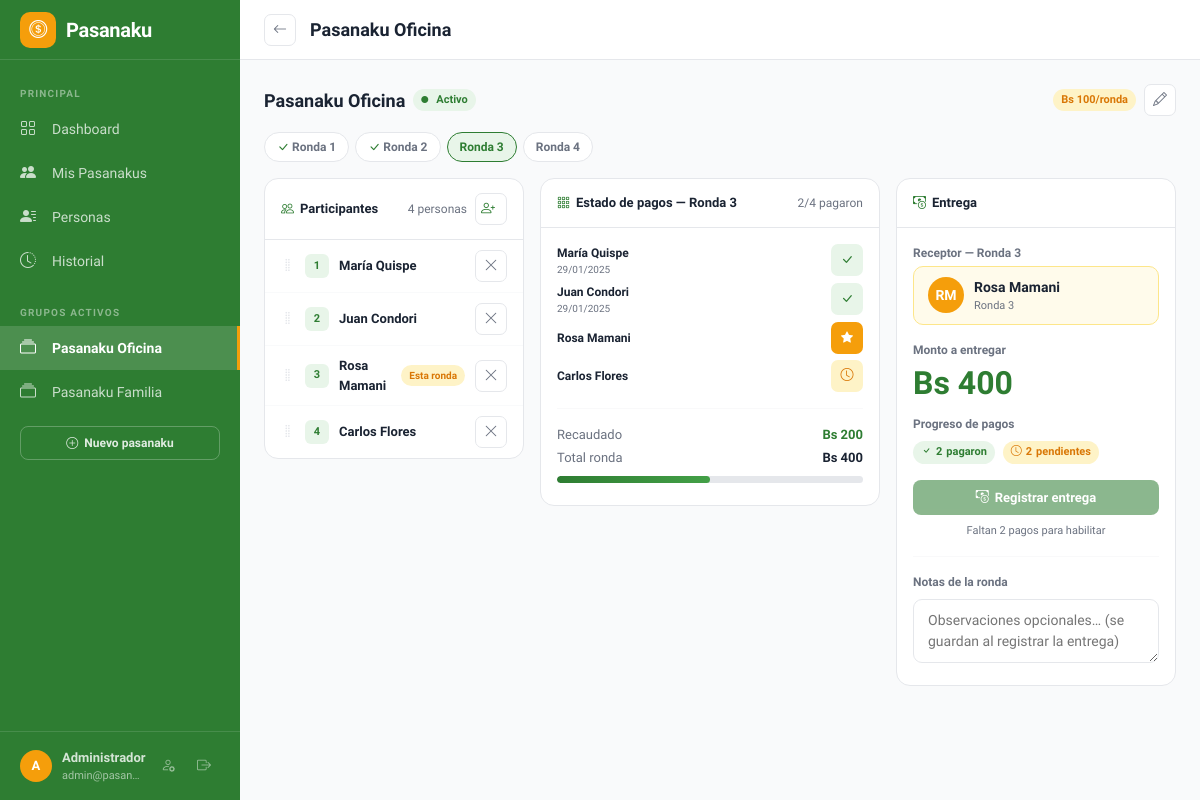
The app's page /?page=pasanaku&action=detail&id=1 (signed in) with its own data.
### tables this page shows
CREATE TABLE IF NOT EXISTS `pasanakus` (
  `id`                  INT PRIMARY KEY AUTO_INCREMENT,
  `nombre`              VARCHAR(255) NOT NULL,
  `monto_contribucion`  DECIMAL(10,2) NOT NULL,
  `periodo`             ENUM('semanal','quincenal','mensual') NOT NULL DEFAULT 'mensual',
  `fecha_inicio`        DATE NOT NULL,
  `estado`              ENUM('activo','finalizado') NOT NULL DEFAULT 'activo',
  `created_at`          TIMESTAMP DEFAULT CURRENT_TIMESTAMP
);

CREATE TABLE IF NOT EXISTS `pasanaku_participantes` (
  `id`          INT PRIMARY KEY AUTO_INCREMENT,
  `pasanaku_id` INT NOT NULL,
  `persona_id`  INT NOT NULL,
  `orden`       INT NOT NULL DEFAULT 1,
  `activo`      TINYINT(1) NOT NULL DEFAULT 1,
  `created_at`  TIMESTAMP DEFAULT CURRENT_TIMESTAMP,
  FOREIGN KEY (`pasanaku_id`) REFERENCES `pasanakus`(`id`) ON DELETE CASCADE,
  FOREIGN KEY (`persona_id`)  REFERENCES `personas`(`id`)  ON DELETE CASCADE
);

CREATE TABLE IF NOT EXISTS `personas` (
  `id`         INT PRIMARY KEY AUTO_INCREMENT,
  `nombre`     VARCHAR(255) NOT NULL,
  `telefono`   VARCHAR(50),
  `created_at` TIMESTAMP DEFAULT CURRENT_TIMESTAMP
);

### views/pasanaku/detail.php (the view, shortened to what the rows shown need)
<?php
$pageTitle = htmlspecialchars($pasanaku['nombre']);
$activeParticipantes = array_filter($participantes, fn($p) => $p['activo']);
$totalActivos = count($activeParticipantes);
$receptorActual = null;
foreach ($activeParticipantes as $p) {
  if ((int)$p['orden'] === $ronda) { $receptorActual = $p; break; }
}
$totalRonda = $pasanaku['monto_contribucion'] * $totalActivos;
$yaEntregado = $entregaRonda !== false;
require __DIR__ . '/../layout/header.php';
?>
<div class="d-flex align-items-center gap-2 mb-3 flex-wrap">
  <div style="font-size:18px;font-weight:800"><?= htmlspecialchars($pasanaku['nombre']) ?></div>
  <span class="badge-green">
    <i class="bi bi-circle-fill" style="font-size:7px;margin-right:4px"></i>Activo
  </span>
  <span class="badge-amber ms-auto"><?= formatBs($pasanaku['monto_contribucion']) ?>/ronda</span>
  <a href="?page=pasanaku&action=edit&id=<?= $pasanaku['id'] ?>" class="btn-icon" title="Editar">
    <i class="bi bi-pencil"></i>
  </a>
</div>
<div class="round-tabs">
<?php for ($r = 1; $r <= $totalRondas; $r++): ?>
  <?php $entregadaEsta = in_array($r, $entregadasRondas); ?>
  <a href="?page=pasanaku&action=detail&id=<?= $pasanaku['id'] ?>&ronda=<?= $r ?>"
    class="round-tab <?= $ronda === $r ? 'active' : '' ?> <?= $entregadaEsta ? 'entregada' : '' ?>">
    <?php if ($entregadaEsta): ?>
      <i class="bi bi-check-lg" style="color:var(--pk-green)"></i>
    <?php endif; ?>
    Ronda <?= $r ?>
  </a>
<?php endfor; ?>
</div>
<div class="detail-grid">
  <div class="detail-panel">
    <div class="panel-header">
      <span><i class="bi bi-people"></i>Participantes</span>
      <div class="d-flex align-items-center gap-2">
        <span style="font-size:12px;color:var(--pk-muted);font-weight:500"><?= $totalActivos ?> personas</span>
        <button class="btn-icon" onclick="openAddParticipante()" title="Agregar participante">
          <i class="bi bi-person-plus"></i>
        </button>
      </div>
    </div>
    <div id="sortable-participants" data-pasanaku-id="<?= $pasanaku['id'] ?>">
    <?php foreach ($participantes as $idx => $p):
      $esReceptorRonda = ((int)$p['orden'] === $ronda);
    ?>
      <div class="participant-item <?= !$p['activo'] ? 'participant-inactive' : '' ?>"
        data-part-id="<?= $p['id'] ?>">
        <i class="bi bi-grip-vertical drag-handle <?= !$p['activo'] ? 'd-none' : '' ?>"></i>
        <div class="p-num"><?= $p['orden'] ?></div>
        <div style="flex:1;min-width:0">
          <div class="p-name"><?= htmlspecialchars($p['nombre']) ?></div>
        </div>
        <?php if ($esReceptorRonda && $p['activo']): ?>
          <span class="badge-amber" style="font-size:10px">Esta ronda</span>
        <?php endif; ?>
        <?php if ($p['activo']): ?>
        <form method="POST" action="?page=pasanaku&action=removeParticipante"
          onsubmit="return confirm('¿Desactivar a <?= htmlspecialchars(addslashes($p['nombre'])) ?>? Su turno quedará saltado.')">
          <button class="btn-icon danger" type="submit" title="Desactivar turno">
            <i class="bi bi-x-lg"></i>
          </button>
        </form>
        <?php endif; ?>
      </div>
    <?php endforeach; ?>
    </div>
  </div>
  <div class="detail-panel">
    <div class="panel-header">
      <span><i class="bi bi-grid-3x3-gap"></i>Estado de pagos — Ronda <?= $ronda ?></span>
      <span style="font-size:12px;font-weight:500;color:var(--pk-muted)">
        <span id="pagados-count"><?= $pagadosCount ?></span>/<span id="total-count"><?= $totalActivos ?></span> pagaron
      </span>
    </div>
    <div class="payment-grid-wrap">
    <?php foreach ($activeParticipantes as $p):
      $esReceptor = ((int)$p['orden'] === $ronda);
      $pagoInfo   = $pagadosMap[$p['id']] ?? null;
      $pagado     = !empty($pagoInfo);
      $fechaPago  = $pagoInfo['fecha'] ?? null;
    ?>
      <div class="payment-row">
        <div style="flex:1;min-width:0">
          <div class="payment-row-name" title="<?= htmlspecialchars($p['nombre']) ?>">
            <?= htmlspecialchars($p['nombre']) ?>
          </div>
          <div class="payment-date" id="fecha-<?= $p['id'] ?>" style="font-size:10px;color:var(--pk-muted);<?= $pagado ? '' : 'display:none' ?>">
            <?= $fechaPago ? date('d/m/Y', strtotime($fechaPago)) : '' ?>
          </div>
        </div>
        <button class="pay-cell <?= $esReceptor ? ($pagado ? 'pay-paid' : 'pay-recipient') : ($pagado ? 'pay-paid' : 'pay-pending') ?>"
          data-part-id="<?= $p['id'] ?>"
          data-ronda="<?= $ronda ?>"
          data-pasanaku-id="<?= $pasanaku['id'] ?>"
          data-recipient="<?= $esReceptor ? '1' : '0' ?>"
          title="<?= $esReceptor ? 'Receptor de esta ronda' : '' ?><?= $pagado ? ' — Pagó ✓ (clic para revertir)' : ' — Pendiente (clic para marcar pagado)' ?>">
          <?php if ($esReceptor && !$pagado): ?>
            <i class="bi bi-star-fill" style="font-size:12px"></i>
          <?php elseif ($pagado): ?>
            <i class="bi bi-check-lg"></i>
          <?php else: ?>
            <i class="bi bi-clock"></i>
          <?php endif; ?>
        </button>
      </div>
    <?php endforeach; ?>
    <hr class="divider">
    <div class="d-flex justify-content-between align-items-center" style="font-size:13px">
      <span style="color:var(--pk-muted)">Recaudado</span>
      <strong style="color:var(--pk-green)" id="recaudado-amount">
        <?= formatBs($pagadosCount * $pasanaku['monto_contribucion']) ?>
      </strong>
    </div>
    <div class="d-flex justify-content-between align-items-center mt-1" style="font-size:13px">
      <span style="color:var(--pk-muted)">Total ronda</span>
      <strong><?= formatBs($totalRonda) ?></strong>
    </div>
    <div class="progress-bar-wrap mt-2">
      <div class="progress-bar-fill" id="pagados-pct"
        style="width:<?= $totalActivos > 0 ? round(($pagadosCount/$totalActivos)*100) : 0 ?>%">
      </div>
    </div>
    </div>
  </div>
  <div class="detail-panel">
    <div class="panel-header">
      <span><i class="bi bi-cash-coin"></i>Entrega</span>
    </div>
    <div class="delivery-panel">
      <div class="form-label-sm">Receptor — Ronda <?= $ronda ?></div>
      <?php if ($receptorActual): ?>
      <div class="recipient-badge">
        <div class="recipient-avatar"><?= initials($receptorActual['nombre']) ?></div>
        <div>
          <div class="recipient-name"><?= htmlspecialchars($receptorActual['nombre']) ?></div>
          <div class="recipient-sub">Ronda <?= $ronda ?></div>
        </div>
      </div>
      <?php endif; ?>
      <div class="form-label-sm">Monto a entregar</div>
      <div class="amount-display"><?= formatBs($totalRonda) ?></div>
      <div class="form-label-sm mb-2">Progreso de pagos</div>
      <div class="d-flex gap-2 mb-3 flex-wrap">
        <span class="badge-green" id="entrega-badge-pagaron">
          <i class="bi bi-check"></i><span id="entrega-pagaron-count"><?= $pagadosCount ?></span> pagaron
        </span>
        <span class="badge-amber" id="entrega-badge-pendientes">
          <i class="bi bi-clock"></i><span id="entrega-pendientes-count"><?= $totalActivos - $pagadosCount ?></span> pendientes
        </span>
      </div>
      <?php if ($yaEntregado): ?>
      <div class="entrega-done-box">
        <i class="bi bi-check-circle-fill" style="color:var(--pk-green);font-size:18px"></i>
        <div>
          <div style="font-size:13px;font-weight:700;color:var(--pk-green)">Entrega registrada</div>
          <div style="font-size:11px;color:var(--pk-muted)">
            <?= $entregaRonda['fecha_entrega'] ?? '' ?>
          </div>
        </div>
      </div>
      <?php else: ?>
      <button class="btn-pk-primary w-100 justify-content-center" id="btn-registrar-entrega"
        onclick="confirmarEntrega()"
        <?= $pagadosCount < $totalActivos ? 'disabled' : '' ?>>
        <i class="bi bi-cash-coin"></i>
        Registrar entrega
      </button>
      <div id="entrega-hint" style="font-size:11px;color:var(--pk-muted);margin-top:8px;text-align:center;<?= $pagadosCount >= $totalActivos ? 'display:none' : '' ?>">
        Faltan <span id="entrega-hint-count"><?= $totalActivos - $pagadosCount ?></span> pagos para habilitar
      </div>
      <?php endif; ?>
      <hr class="divider">
      <div class="form-label-sm mb-2">Notas de la ronda</div>
      <?php if ($yaEntregado): ?>
      <textarea class="form-control-pk" id="entrega-notas" rows="2" readonly
        placeholder="Sin notas para esta ronda"><?= htmlspecialchars($entregaRonda['notas'] ?? '') ?></textarea>
      <?php else: ?>
      <textarea class="form-control-pk" id="entrega-notas" rows="2"
        placeholder="Observaciones opcionales… (se guardan al registrar la entrega)"></textarea>
      <?php endif; ?>
    </div>
  </div>
</div>
<?php require __DIR__ . '/../layout/footer.php'; ?>

### views/layout/header.php (shortened to what the rows shown need)
<!DOCTYPE html>
<html lang="es">
<head>
  <link href="https://cdn.jsdelivr.net/npm/bootstrap@5.3.3/dist/css/bootstrap.min.css" rel="stylesheet">
  <link href="https://cdn.jsdelivr.net/npm/bootstrap-icons@1.11.3/font/bootstrap-icons.min.css" rel="stylesheet">
  <link href="<?= BASE_URL ?>assets/css/app.css?v=<?= @filemtime(__DIR__ . '/../../assets/css/app.css') ?>" rel="stylesheet">
</head>
<body>
<?php
$currentPage   = $_GET['page']   ?? 'dashboard';
$currentAction = $_GET['action'] ?? 'index';
$currentPkId   = $_GET['id']     ?? null;
$adminNombre   = $_SESSION['admin_nombre'] ?? 'Admin';
$adminEmail    = $_SESSION['admin_email']  ?? '';
function initials(string $name): string {
  $parts = explode(' ', trim($name));
  $ini = '';
  foreach (array_slice($parts, 0, 2) as $p) { $ini .= mb_strtoupper(mb_substr($p, 0, 1)); }
  return $ini ?: '?';
}
function formatBs(float $n): string { return 'Bs ' . number_format($n, 0, ',', '.'); }
?>
<div class="app-shell">
  <nav class="sidebar">
    <div class="sidebar-brand">
      <div class="brand-name">
        <div class="brand-icon"><i class="bi bi-coin"></i></div>
        Pasanaku
      </div>
    </div>
    <div class="sidebar-nav">
      <div class="nav-section-label">Principal</div>
      <a href="?page=dashboard" class="nav-item-btn <?= $currentPage === 'dashboard' ? 'active' : '' ?>">
        <i class="bi bi-grid"></i> Dashboard
      </a>
      <a href="?page=pasanaku" class="nav-item-btn <?= ($currentPage === 'pasanaku' && $currentAction !== 'detail') ? 'active' : '' ?>">
        <i class="bi bi-people-fill"></i> Mis Pasanakus
      </a>
      <a href="?page=personas" class="nav-item-btn <?= $currentPage === 'personas' ? 'active' : '' ?>">
        <i class="bi bi-person-lines-fill"></i> Personas
      </a>
      <a href="?page=historial" class="nav-item-btn <?= $currentPage === 'historial' ? 'active' : '' ?>">
        <i class="bi bi-clock-history"></i> Historial
      </a>
      <?php
      require_once __DIR__ . '/../../models/Pasanaku.php';
      $navPasanakus = Pasanaku::activos();
      if ($navPasanakus):
      ?>
      <div class="nav-section-label" style="margin-top:8px">Grupos activos</div>
      <?php foreach ($navPasanakus as $navPk): ?>
      <a href="?page=pasanaku&action=detail&id=<?= $navPk['id'] ?>"
        class="nav-item-btn <?= ($currentPage === 'pasanaku' && $currentAction === 'detail' && (int)$currentPkId === $navPk['id']) ? 'active' : '' ?>">
        <i class="bi bi-collection"></i>
        <span style="overflow:hidden;text-overflow:ellipsis;white-space:nowrap"><?= htmlspecialchars($navPk['nombre']) ?></span>
      </a>
      <?php endforeach; ?>
      <?php endif; ?>
      <div style="padding:12px 20px 0">
        <a href="?page=pasanaku&action=create" class="btn-pk-outline btn-pk-outline-sidebar w-100 justify-content-center" style="font-size:12px">
          <i class="bi bi-plus-circle"></i> Nuevo pasanaku
        </a>
      </div>
    </div>
    <div class="sidebar-footer">
      <div class="user-chip">
        <div class="user-avatar"><?= initials($adminNombre) ?></div>
        <div style="min-width:0">
          <div style="font-weight:600;font-size:13px"><?= htmlspecialchars($adminNombre) ?></div>
          <div style="font-size:11px;opacity:0.7;overflow:hidden;text-overflow:ellipsis;white-space:nowrap"><?= htmlspecialchars($adminEmail) ?></div>
        </div>
        <div class="d-flex gap-1 ms-auto">
          <a href="?page=perfil" class="btn-icon" style="background:transparent;border:none;color:rgba(255,255,255,0.5)" title="Perfil">
            <i class="bi bi-person-gear"></i>
          </a>
          <a href="?page=logout" class="btn-icon" style="background:transparent;border:none;color:rgba(255,255,255,0.5)" title="Cerrar sesión">
            <i class="bi bi-box-arrow-right"></i>
          </a>
        </div>
      </div>
    </div>
  </nav>
  <div class="main-content">
    <div class="topbar">
      <div class="topbar-title">
        <?php if (($currentPage === 'pasanaku' && $currentAction === 'detail') || ($currentPage === 'historial' && $currentAction === 'detail')): ?>
          <a href="?page=<?= $currentPage ?>" class="btn-icon me-1"><i class="bi bi-arrow-left"></i></a>
        <?php endif; ?>
        <?= htmlspecialchars($pageTitle ?? 'Dashboard') ?>
      </div>
    </div>
    <div class="page-body screen-enter">

### records on screen
pasanakus: nombre "Pasanaku Oficina", monto_contribucion "Bs 100", formatBs($pagadosCount*$pasanaku['monto_contribucion']) "Bs 200", monto_contribucion "Bs 400"
pasanakus: nombre "Pasanaku Familia"
pasanaku_participantes: activo 1 (drawn), orden "1", persona.nombre "María Quispe", id "29/01/2025"
pasanaku_participantes: activo 1 (drawn), orden "2", persona.nombre "Juan Condori", id "29/01/2025"
pasanaku_participantes: activo 1 (drawn), orden "3", persona.nombre "Rosa Mamani"
pasanaku_participantes: activo 1 (drawn), orden "4", persona.nombre "Carlos Flores"
personas: nombre "RM", nombre "Rosa Mamani"

### other values on screen
initials($adminNombre) "A"
$adminNombre "Administrador"
$adminEmail "admin@pasan…"
$totalActivos "4"
$ronda "3"
$pagadosCount "2"
$totalActivos - $pagadosCount "2"
